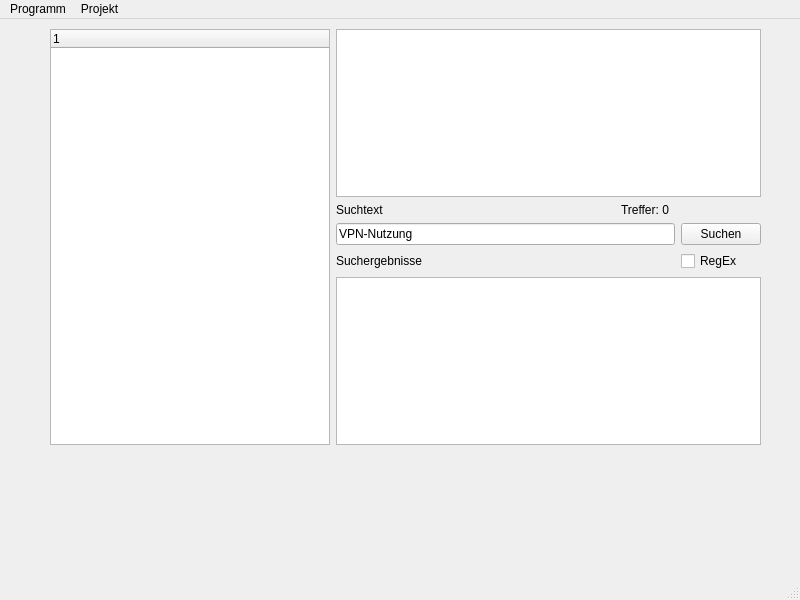
<?xml version="1.0" encoding="UTF-8"?>
<ui version="4.0">
 <class>MainWindow</class>
 <widget class="QMainWindow" name="MainWindow">
  <property name="geometry">
   <rect>
    <x>0</x>
    <y>0</y>
    <width>800</width>
    <height>600</height>
   </rect>
  </property>
  <property name="windowTitle">
   <string>BSI Bausteinviewer</string>
  </property>
  <widget class="QWidget" name="centralwidget">
   <widget class="QWidget" name="gridLayoutWidget">
    <property name="geometry">
     <rect>
      <x>30</x>
      <y>10</y>
      <width>751</width>
      <height>481</height>
     </rect>
    </property>
    <layout class="QGridLayout" name="gridLayout">
     <item row="7" column="5">
      <widget class="QPushButton" name="pushButton_2">
       <property name="text">
        <string>Suchen</string>
       </property>
      </widget>
     </item>
     <item row="9" column="2" colspan="4">
      <widget class="QListWidget" name="listWidget">
       <property name="sizePolicy">
        <sizepolicy hsizetype="Expanding" vsizetype="Maximum">
         <horstretch>0</horstretch>
         <verstretch>0</verstretch>
        </sizepolicy>
       </property>
       <property name="maximumSize">
        <size>
         <width>16777215</width>
         <height>450</height>
        </size>
       </property>
      </widget>
     </item>
     <item row="0" column="0">
      <spacer name="verticalSpacer">
       <property name="orientation">
        <enum>Qt::Vertical</enum>
       </property>
       <property name="sizeHint" stdset="0">
        <size>
         <width>20</width>
         <height>40</height>
        </size>
       </property>
      </spacer>
     </item>
     <item row="8" column="2">
      <widget class="QLabel" name="label">
       <property name="text">
        <string>Suchergebnisse</string>
       </property>
      </widget>
     </item>
     <item row="8" column="5">
      <widget class="QCheckBox" name="checkBox">
       <property name="text">
        <string>RegEx</string>
       </property>
      </widget>
     </item>
     <item row="10" column="2">
      <spacer name="horizontalSpacer">
       <property name="orientation">
        <enum>Qt::Horizontal</enum>
       </property>
       <property name="sizeHint" stdset="0">
        <size>
         <width>40</width>
         <height>20</height>
        </size>
       </property>
      </spacer>
     </item>
     <item row="6" column="3">
      <widget class="QLabel" name="label_3">
       <property name="text">
        <string>Treffer: 0</string>
       </property>
      </widget>
     </item>
     <item row="6" column="2">
      <widget class="QLabel" name="label_2">
       <property name="text">
        <string>Suchtext</string>
       </property>
      </widget>
     </item>
     <item row="11" column="0">
      <spacer name="verticalSpacer_2">
       <property name="orientation">
        <enum>Qt::Vertical</enum>
       </property>
       <property name="sizeHint" stdset="0">
        <size>
         <width>20</width>
         <height>40</height>
        </size>
       </property>
      </spacer>
     </item>
     <item row="12" column="0">
      <spacer name="verticalSpacer_3">
       <property name="orientation">
        <enum>Qt::Vertical</enum>
       </property>
       <property name="sizeHint" stdset="0">
        <size>
         <width>20</width>
         <height>40</height>
        </size>
       </property>
      </spacer>
     </item>
     <item row="7" column="2" colspan="3">
      <widget class="QLineEdit" name="lineEdit">
       <property name="text">
        <string>VPN-Nutzung</string>
       </property>
      </widget>
     </item>
     <item row="10" column="1">
      <spacer name="verticalSpacer_4">
       <property name="orientation">
        <enum>Qt::Vertical</enum>
       </property>
       <property name="sizeHint" stdset="0">
        <size>
         <width>20</width>
         <height>40</height>
        </size>
       </property>
      </spacer>
     </item>
     <item row="11" column="1" rowspan="2" colspan="5">
      <widget class="EditorWidget" name="widget" native="true"/>
     </item>
     <item row="0" column="1" rowspan="10">
      <widget class="QTreeWidget" name="treeWidget">
       <column>
        <property name="text">
         <string notr="true">1</string>
        </property>
       </column>
      </widget>
     </item>
     <item row="0" column="2" rowspan="6" colspan="4">
      <widget class="QTextEdit" name="textEdit">
       <property name="font">
        <font>
         <pointsize>12</pointsize>
        </font>
       </property>
      </widget>
     </item>
     <item row="7" column="6">
      <spacer name="verticalSpacer_5">
       <property name="orientation">
        <enum>Qt::Vertical</enum>
       </property>
       <property name="sizeHint" stdset="0">
        <size>
         <width>20</width>
         <height>40</height>
        </size>
       </property>
      </spacer>
     </item>
    </layout>
   </widget>
  </widget>
  <widget class="QMenuBar" name="menubar">
   <property name="geometry">
    <rect>
     <x>0</x>
     <y>0</y>
     <width>800</width>
     <height>23</height>
    </rect>
   </property>
   <widget class="QMenu" name="menuProgramm">
    <property name="title">
     <string>Programm</string>
    </property>
    <addaction name="actionEnde"/>
   </widget>
   <widget class="QMenu" name="menuProjekt">
    <property name="title">
     <string>Projekt</string>
    </property>
    <addaction name="actionNeu"/>
    <addaction name="action_ffnen"/>
    <addaction name="separator"/>
    <addaction name="actionSpeichern"/>
    <addaction name="actionSchlie_en"/>
    <addaction name="separator"/>
   </widget>
   <addaction name="menuProgramm"/>
   <addaction name="menuProjekt"/>
  </widget>
  <widget class="QStatusBar" name="statusbar"/>
  <action name="actionEnde">
   <property name="text">
    <string>Ende</string>
   </property>
  </action>
  <action name="actionNeu">
   <property name="text">
    <string>Neu</string>
   </property>
  </action>
  <action name="action_ffnen">
   <property name="text">
    <string>Öffnen</string>
   </property>
  </action>
  <action name="actionSchlie_en">
   <property name="text">
    <string>Schließen</string>
   </property>
  </action>
  <action name="actionSpeichern">
   <property name="text">
    <string>Speichern</string>
   </property>
   <property name="shortcut">
    <string>Ctrl+S</string>
   </property>
  </action>
 </widget>
 <customwidgets>
  <customwidget>
   <class>EditorWidget</class>
   <extends>QWidget</extends>
   <header>editorwidget.h</header>
   <container>1</container>
  </customwidget>
 </customwidgets>
 <resources/>
 <connections/>
</ui>
